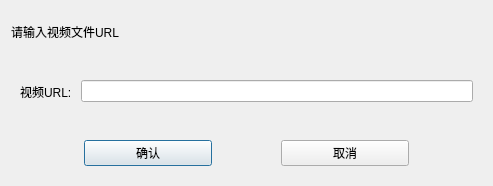
<?xml version="1.0" encoding="UTF-8"?>
<ui version="4.0">
 <class>Window::SetVideoUrlDialog</class>
 <widget class="QDialog" name="Window::SetVideoUrlDialog">
  <property name="geometry">
   <rect>
    <x>0</x>
    <y>0</y>
    <width>493</width>
    <height>186</height>
   </rect>
  </property>
  <property name="windowTitle">
   <string>SetVideoUrlDialog</string>
  </property>
  <layout class="QVBoxLayout" name="verticalLayout" stretch="3,1,3,1,3">
   <item>
    <widget class="QLabel" name="label">
     <property name="text">
      <string>请输入视频文件URL</string>
     </property>
    </widget>
   </item>
   <item>
    <spacer name="verticalSpacer_3">
     <property name="orientation">
      <enum>Qt::Vertical</enum>
     </property>
     <property name="sizeHint" stdset="0">
      <size>
       <width>20</width>
       <height>40</height>
      </size>
     </property>
    </spacer>
   </item>
   <item>
    <widget class="QWidget" name="widget" native="true">
     <layout class="QHBoxLayout" name="horizontalLayout_2">
      <item>
       <widget class="QLabel" name="labelURL">
        <property name="text">
         <string>视频URL: </string>
        </property>
       </widget>
      </item>
      <item>
       <widget class="QLineEdit" name="lineEditURL"/>
      </item>
     </layout>
    </widget>
   </item>
   <item>
    <spacer name="verticalSpacer_2">
     <property name="orientation">
      <enum>Qt::Vertical</enum>
     </property>
     <property name="sizeHint" stdset="0">
      <size>
       <width>20</width>
       <height>40</height>
      </size>
     </property>
    </spacer>
   </item>
   <item>
    <widget class="QWidget" name="widget_2" native="true">
     <layout class="QHBoxLayout" name="horizontalLayout" stretch="1,2,1,2,1">
      <item>
       <spacer name="horizontalSpacer_3">
        <property name="orientation">
         <enum>Qt::Horizontal</enum>
        </property>
        <property name="sizeHint" stdset="0">
         <size>
          <width>40</width>
          <height>20</height>
         </size>
        </property>
       </spacer>
      </item>
      <item>
       <widget class="QPushButton" name="pushButtonOK">
        <property name="text">
         <string>确认</string>
        </property>
       </widget>
      </item>
      <item>
       <spacer name="horizontalSpacer">
        <property name="orientation">
         <enum>Qt::Horizontal</enum>
        </property>
        <property name="sizeHint" stdset="0">
         <size>
          <width>40</width>
          <height>20</height>
         </size>
        </property>
       </spacer>
      </item>
      <item>
       <widget class="QPushButton" name="pushButtonQuit">
        <property name="text">
         <string>取消</string>
        </property>
       </widget>
      </item>
      <item>
       <spacer name="horizontalSpacer_2">
        <property name="orientation">
         <enum>Qt::Horizontal</enum>
        </property>
        <property name="sizeHint" stdset="0">
         <size>
          <width>40</width>
          <height>20</height>
         </size>
        </property>
       </spacer>
      </item>
     </layout>
    </widget>
   </item>
  </layout>
 </widget>
 <resources/>
 <connections/>
</ui>
